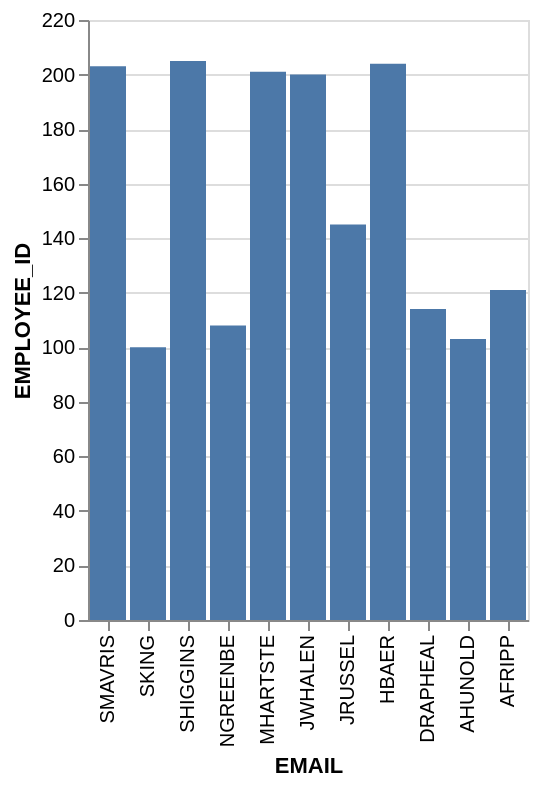

Write a Vega-Lite specification for this figure.
### Vega-Lite specification from a JSON file in a GitHub repository (floating-point values rounded to 4 significant figures)
{"data": {"values": [{"x_data": "SMAVRIS", "y_data": 203}, {"x_data": "SKING", "y_data": 100}, {"x_data": "SHIGGINS", "y_data": 205}, {"x_data": "NGREENBE", "y_data": 108}, {"x_data": "MHARTSTE", "y_data": 201}, {"x_data": "JWHALEN", "y_data": 200}, {"x_data": "JRUSSEL", "y_data": 145}, {"x_data": "HBAER", "y_data": 204}, {"x_data": "DRAPHEAL", "y_data": 114}, {"x_data": "AHUNOLD", "y_data": 103}, {"x_data": "AFRIPP", "y_data": 121}]}, "mark": "bar", "encoding": {"x": {"field": "x_data", "type": "nominal", "title": "EMAIL", "sort": "descending"}, "y": {"field": "y_data", "type": "quantitative", "title": "EMPLOYEE_ID"}}}
